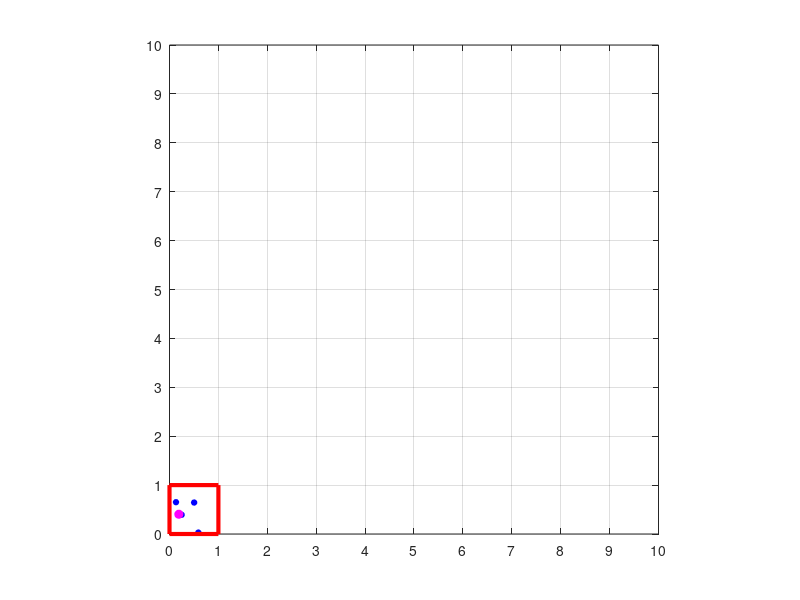

The MATLAB script that drew this image: (Note: this script raises an error after producing the figure.)
% tp_equilibrium.m
% Simulation of a N gas particles released into a box from one corner 
% Box dimensions  10 x 10,  Unit box dimensions  1 x 1
% Ian Cooper
% School of Physics, University of Sydney
% email: ian.cooper@sydney.edu.au
% ../mphome.htm
% 20140718

clear all
close all
clc

% ************************************************************************
% SETUP
% ************************************************************************

% input number of particles and time step
N = input('No. of particles (default N = 1000), N  =  ');     
disp('   ');                                            
nt = input('No. of time steps (default nt = 200),  nt  =  ');  
disp('  ');

% initial position of N particles within unit box ------------------------
R = 1;                          % max step length
P = rand(N,2);                  % initial (x,y) coordinates of N particles
x = P(:,1);
y = P(:,2);


% ************************************************************************
%  CALCULATIONS
%  GRAPHICS

% ************************************************************************ 
xp = [ 0 1 1 0 0]; yp = [0 0 1 1 0];

figure(1) % Animation of the motion of the gas molecules
set(gcf,'Units','Normalized','Position',[0.2,0.2,0.2,0.3]) 
set(gca,'fontsize',12);
%set(gcf,'Units','centimeters','Position',[1,5,10,10]);
set(gcf,'NumberTitle','off','Name','Particles in Box');

color_p = [0 0 1];  size_p = 4;

% calculate new positions of each each particle and plot -----------------     
for c = 1 : nt

% plot the position of the particles -------------------------------------
h_plot = plot(x,y,'o');
     set(h_plot,'MarkerEdgeColor',color_p,'MarkerFaceColor',color_p, ...
        'MarkerSize',size_p);
hold on
h_plot = plot(x(1),y(1),'o');
     set(h_plot,'MarkerEdgeColor',[1 0 1],'MarkerFaceColor',[1 0 1], ...
        'MarkerSize',size_p+2);
plot(xp,yp,'r','linewidth',3');    
hold off    
    
    
axis([0 10 0 10])
axis equal
set(gca,'Xlim',[0 10]);
set(gca,'Xtick',[0:1:10]);
set(gca,'Ylim',[0 10]);
set(gca,'Ytick',[0:1:10]);
% axis off
grid on

if c ==1
M = getframe(gcf);
[im,map] = rgb2ind(M.cdata,512,'nodither');  %RGB to indexed images
im(1,1,1,nt) = 0;
end

% delay in animation for position of particles ---------------------------
if c == 1; pause(2); else pause(0.1); end;    

% calculate the number of particles in start box --------------------------
box_x = ones(1,N);
box_y = ones(1,N);
box_x(x>R) = 0;
box_y(y>R) = 0;
N_box(c) = sum(box_x .* box_y);

% increment the position of each particle --------------------------------    
dP = R.*randn(N,2);
dx = dP(:,1);
dy = dP(:,2);

% updated position of each particle---------------------------------------
x = x + dx;
y = y + dy;

% particle reflected of boundaries of the box ----------------------------
for c1 = 1:N
if x(c1) < 0; x(c1) = x(c1) + abs(dx(c1));   end;
if y(c1) < 0; y(c1) = y(c1) + abs(dy(c1));   end;
if x(c1) > 10; x(c1) = x(c1) - abs(dx(c1));  end;
if y(c1) > 10; y(c1) = y(c1) - abs(dy(c1));  end;
end  

M = getframe(gcf);
im(:,:,1,c) = rgb2ind(M.cdata,map,'nodither');
 
end

% calc. mean   std sem for no. of particles in start box ---------------
ns = floor(0.6*nt);                    % starting point for calc.
N_avg = (100/N) * mean(N_box(ns:end));
N_std = (100/N) * std(N_box(ns:end));
N_sem = N_std/sqrt(nt-ns+1);

% ======================================================================== 
figure(2)  % plot for particles in start box 
set(gcf,'NumberTitle','off','Name','Start Box');
set(gcf,'Units','centimeters','Position',[12,5,20,16]);
fs = 12; 
set(gca,'FontSize',fs);

% number of particles in unit box ----------------------------------------
subplot(2,1,1)
y_p = N_box*100/N; H = plot(y_p);

lineWidth_p = 2; set(H,'lineWidth',lineWidth_p);
    
title_x = 'time steps  (a.u)';
title_y = '% particles in sstart box';
tm1 = 'No. of particles   =   ';
tm2 = num2str(N);
tm = [tm1 tm2];
     xlabel(title_x,'FontSize',fs);
     ylabel(title_y,'FontSize',fs); 
     ht = title(tm,'FontSize',fs);

hold on

% plot red line indicating start and mean, std, sem calc. -----------------
x_p = [ns ns]; y_p = [0 100]; H = plot(x_p,y_p, 'r');

txt =  'Start box statistics'; text(ns+5,90,txt,'FontSize',fs);

txt_1 = 'mean  =  ' ; 
txt_2 = num2str(N_avg,'%0.2f');
txt   = [txt_1 txt_2];
text(ns+5,80,txt,'FontSize',fs);

txt_1 = 'std  =  ' ; 
txt_2 = num2str(N_std,'%0.2f');
txt   = [txt_1 txt_2];
text(ns+5,70,txt,'FontSize',fs);

txt_1 = 'sem  =  ' ; 
txt_2 = num2str(N_sem,'%0.2f');
txt   = [txt_1 txt_2];
%text(ns+5,60,txt,'FontSize',fs);     

% magnified view of number of particles in start box ----------------------     
subplot(2,1,2)
y_p = N_box*100/N; H = plot(y_p);

lineWidth_p = 2; set(H,'lineWidth',lineWidth_p);

set(gca,'Ylim',[0 5]);
set(gca,'Ytick',[0:0.5:5]);
    
title_x = 'time steps  (a.u)';
title_y = '% particles in start box';
tm1 = 'No. of particles   =   ';
tm2 = num2str(N);
tm = [tm1 tm2];
xlabel(title_x,'FontSize',fs);
ylabel(title_y,'FontSize',fs); 
ht = title(tm,'FontSize',fs);

     
%  SAVE ANIMATED GIF ======================================================
% im - images to be saved
% map - color map for images
% ag_name - file name for animated gif
% DelayTime - time delay in seconds between viewing images
% LoopCount - animated gif will continuously
ag_name = 'ag_aaa.gif';
delay = 0.1;
%imwrite(im,map,ag_name,'DelayTime',delay,'LoopCount',inf);
